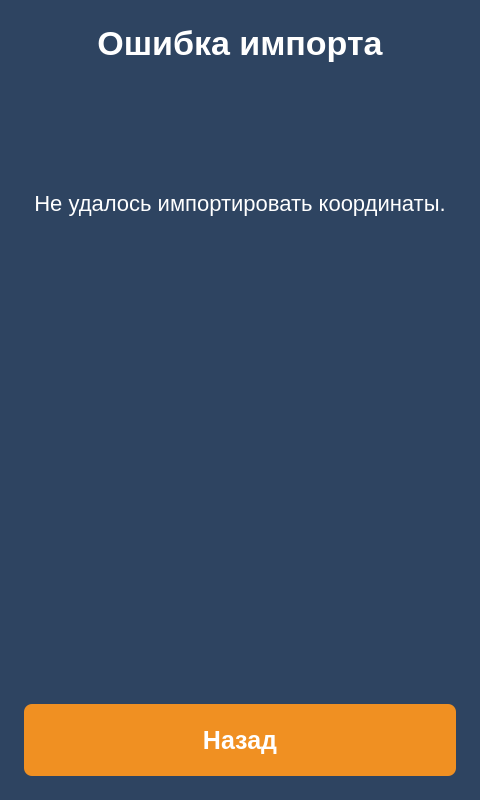
<?xml version="1.0" encoding="UTF-8"?>
<ui version="4.0">
 <class>screen_45_hal_import_err</class>
 <widget class="QWidget" name="screen_45_hal_import_err">
  <property name="geometry"><rect><x>0</x><y>0</y><width>480</width><height>800</height></rect></property>
  <property name="windowTitle"><string>screen_45_hal_import_err</string></property>
  <property name="styleSheet"><string notr="true">QWidget{
	background-color: #2e4461;
}
QLabel {
	background: none;
	color: #FFFFFF;
	border-width: 0px;
	border-radius: 0px;
	font-family: &quot;Roboto&quot;, Sans-serif;
}
QPushButton {
	color: #FFFFFF;
	background-color: #f09022;
	border-width: 0px;
	border-radius: 8px;
	font-weight: 600;
	font-family: &quot;Roboto&quot;, Sans-serif;
}</string></property>
  <layout class="QVBoxLayout" name="verticalLayout">
   <property name="leftMargin"><number>24</number></property>
   <property name="topMargin"><number>24</number></property>
   <property name="rightMargin"><number>24</number></property>
   <property name="bottomMargin"><number>24</number></property>
   <property name="spacing"><number>16</number></property>
   <item>
    <widget class="QLabel" name="lbl_title">
     <property name="text"><string>Ошибка импорта</string></property>
     <property name="alignment"><set>Qt::AlignCenter</set></property>
     <property name="styleSheet"><string notr="true">font-size: 34px; font-weight: 700;</string></property>
    </widget>
   </item>
   <item>
    <widget class="QLabel" name="lbl_icon">
     <property name="minimumSize"><size><width>0</width><height>96</height></size></property>
     <property name="alignment"><set>Qt::AlignCenter</set></property>
     <property name="pixmap"><pixmap resource="../img/resources.qrc">:/icons/error.png</pixmap></property>
     <property name="scaledContents"><bool>false</bool></property>
    </widget>
   </item>
   <item>
    <widget class="QLabel" name="lbl_body">
     <property name="text"><string>Не удалось импортировать координаты.</string></property>
     <property name="alignment"><set>Qt::AlignCenter</set></property>
     <property name="styleSheet"><string notr="true">font-size: 22px;</string></property>
     <property name="wordWrap"><bool>true</bool></property>
    </widget>
   </item>
   <item>
    <spacer name="verticalSpacer">
     <property name="orientation"><enum>Qt::Vertical</enum></property>
     <property name="sizeHint" stdset="0"><size><width>20</width><height>40</height></size></property>
    </spacer>
   </item>
   <item>
    <widget class="QPushButton" name="btn_back">
     <property name="text"><string>Назад</string></property>
     <property name="styleSheet"><string notr="true">QPushButton { color: #FFFFFF; background-color: #f09022; border-radius: 8px; font-weight: 600; font-size: 25px; min-height: 72px; }</string></property>
    </widget>
   </item>
  </layout>
 </widget>
 <resources>
  <include location="../img/resources.qrc"/>
 </resources>
 <connections/>
</ui>
